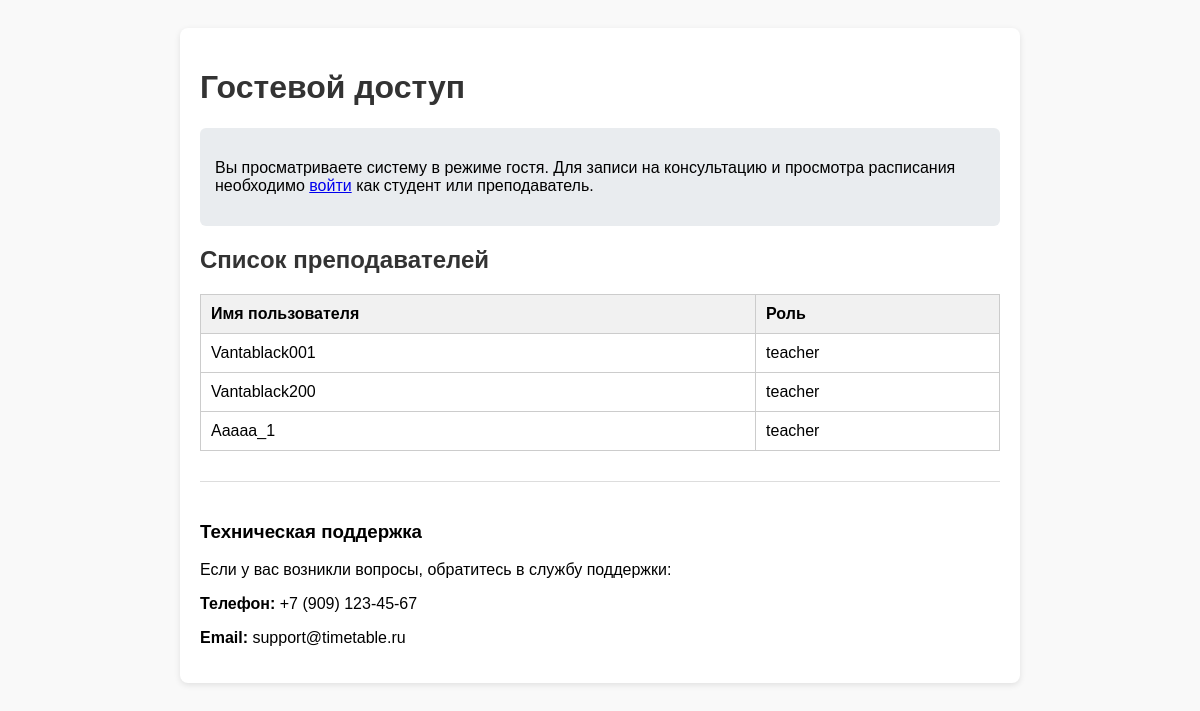
Before: /anonym with the older database file.
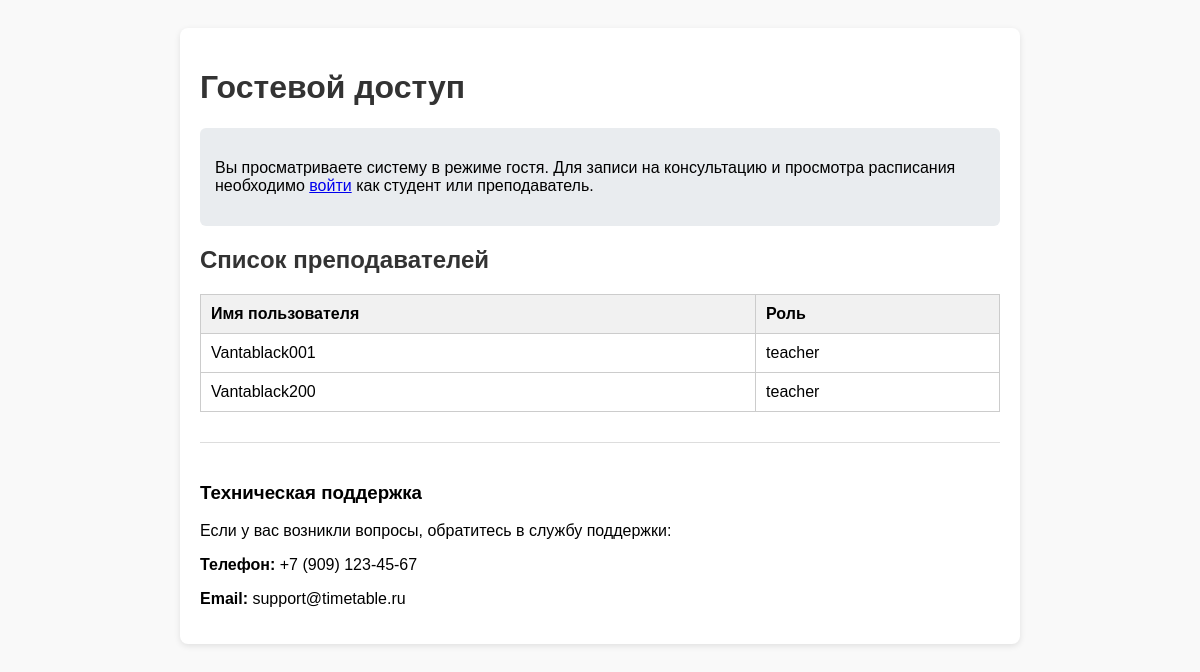
After: the same page with the newer database file.
### model.py (models this page shows)
class Users(Base):
    __tablename__ = 'users'
    id = Column(Integer, primary_key=True)
    username = Column(String(100), nullable=False)
    password_hash = Column(String(255), nullable=False)
    role = Column(String(255))
    photo_path = Column(String(255))
    taught_slots = relationship("Consultation", foreign_keys=[Consultation.teacher_id], back_populates="teacher")
    booked_slots = relationship("Consultation", foreign_keys=[Consultation.student_id], back_populates="student")

### app.py (the view)
@app.route("/anonym")
def anonym_page():
    teachers = session.query(Users).filter(Users.role == 'teacher').all()
    return render_template('anonym_page.html', teachers=teachers)

### templates/anonym_page.html (shortened to what this page needs)
<!DOCTYPE html>
<html>
<head>
</head>
<body>
    <div class="container">
        <h1>Гостевой доступ</h1>
        <div class="info-box">
            <p>Вы просматриваете систему в режиме гостя. Для записи на консультацию и просмотра расписания необходимо <a href="{{ url_for('auth') }}">войти</a> как студент или преподаватель.</p>
        </div>
        <h2>Список преподавателей</h2>
        {% if teachers %}
            <table>
                <thead>
                    <tr>
                        <th>Имя пользователя</th>
                        <th>Роль</th>
                    </tr>
                </thead>
                <tbody>
                    {% for teacher in teachers %}
                    <tr>
                        <td>{{ teacher.username }}</td>
                        <td>{{ teacher.role }}</td>
                    </tr>
                    {% endfor %}
                </tbody>
            </table>
        {% else %}
            <p>Список преподавателей временно недоступен.</p>
        {% endif %}
        <div class="support">
            <h3>Техническая поддержка</h3>
            <p>Если у вас возникли вопросы, обратитесь в службу поддержки:</p>
            <p><strong>Телефон:</strong> +7 (909) 123-45-67</p>
            <p><strong>Email:</strong> support@timetable.ru</p>
        </div>
    </div>
</body>
</html>

### templates/anonym_page.html (style rules this page uses)
body { font-family: Arial, sans-serif; padding: 20px; background-color: #f9f9f9; }
.container { max-width: 800px; margin: 0 auto; background:white; padding: 20px; border-radius: 8px; box-shadow: 0 2px 6px rgba(0,0,0,0.1); }
h1, h2 { color: #333; }
.info-box { background: #e9ecef; padding: 15px; border-radius: 6px; margin: 20px 0; }
table { width: 100%; border-collapse: collapse; margin: 20px 0; }
th, td { border: 1px solid #ccc; padding: 10px; text-align: left; }
th { background-color: #f1f1f1; }
.support { margin-top: 30px; padding-top: 20px; border-top: 1px solid #ddd; }

Changed rows visible on the page:
removed Users: username "Aaaaa_1", role "teacher"
